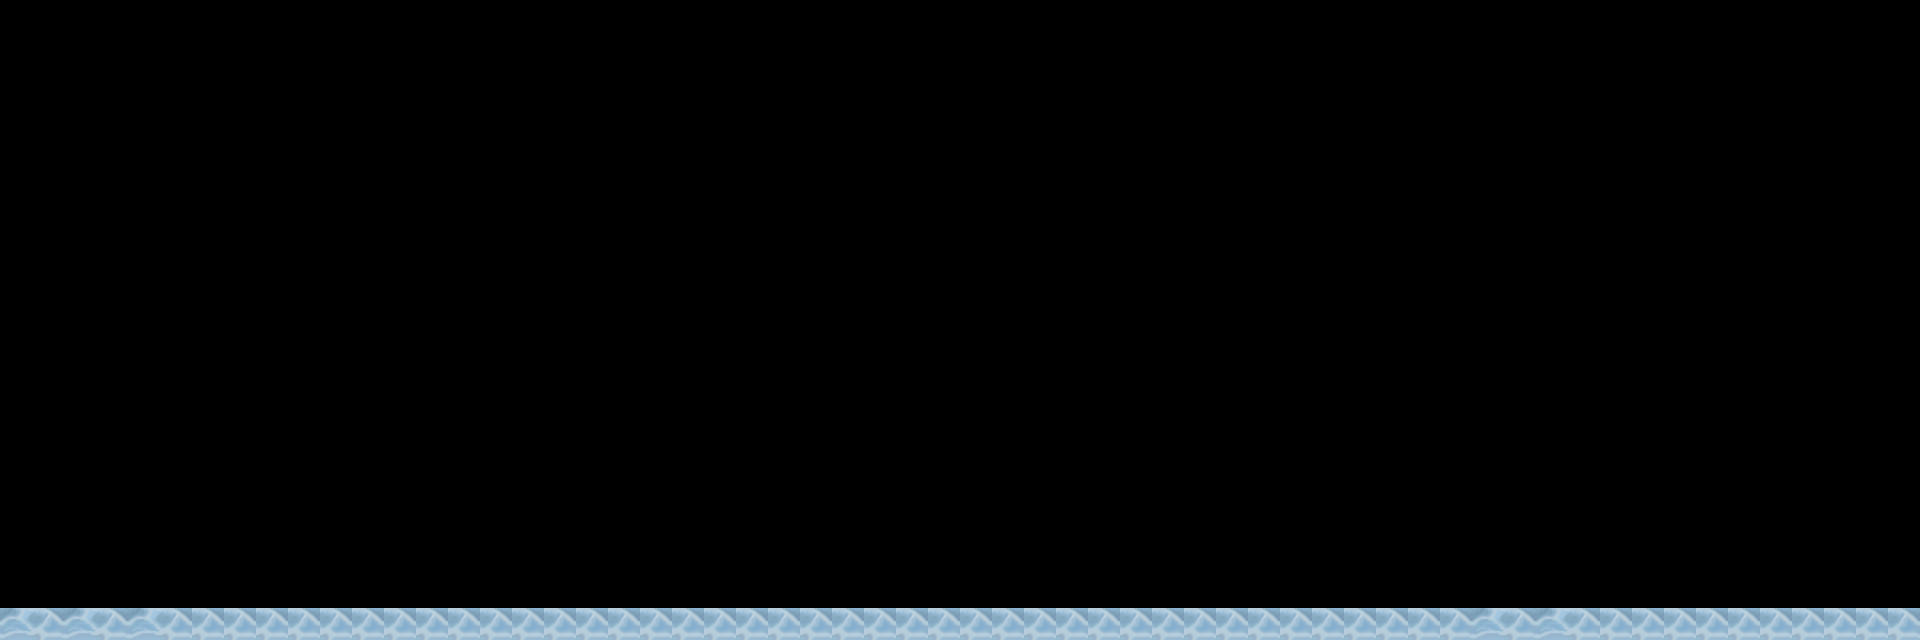

This game map was drawn from its Tiled (.tmx) file and the tilesets committed beside it. A one-line description and the full map source follow:
An orthogonal 60x20 tile map with 32x32 px tiles, 2 tile layers (Collision, Tile Layer 2).

<map version="1.4" tiledversion="1.4.2" orientation="orthogonal" renderorder="right-down" width="60" height="20" tilewidth="32" tileheight="32" infinite="0" nextlayerid="3" nextobjectid="1">
 <tileset firstgid="1" name="snow (1)" tilewidth="32" tileheight="32" tilecount="320" columns="16">
  <image source="snow (1).png" width="512" height="640" />
 </tileset>
 <layer id="1" name="Collision" width="60" height="20">
  <data encoding="csv">
0,0,0,0,0,0,0,0,0,0,0,0,0,0,0,0,0,0,0,0,0,0,0,0,0,0,0,0,0,0,0,0,0,0,0,0,0,0,0,0,0,0,0,0,0,0,0,0,0,0,0,0,0,0,0,0,0,0,0,0,
0,0,0,0,0,0,0,0,0,0,0,0,0,0,0,0,0,0,0,0,0,0,0,0,0,0,0,0,0,0,0,0,0,0,0,0,0,0,0,0,0,0,0,0,0,0,0,0,0,0,0,0,0,0,0,0,0,0,0,0,
0,0,0,0,0,0,0,0,0,0,0,0,0,0,0,0,0,0,0,0,0,0,0,0,0,0,0,0,0,0,0,0,0,0,0,0,0,0,0,0,0,0,0,0,0,0,0,0,0,0,0,0,0,0,0,0,0,0,0,0,
0,0,0,0,0,0,0,0,0,0,0,0,0,0,0,0,0,0,0,0,0,0,0,0,0,0,0,0,0,0,0,0,0,0,0,0,0,0,0,0,0,0,0,0,0,0,0,0,0,0,0,0,0,0,0,0,0,0,0,0,
0,0,0,0,0,0,0,0,0,0,0,0,0,0,0,0,0,0,0,0,0,0,0,0,0,0,0,0,0,0,0,0,0,0,0,0,0,0,0,0,0,0,0,0,0,0,0,0,0,0,0,0,0,0,0,0,0,0,0,0,
0,0,0,0,0,0,0,0,0,0,0,0,0,0,0,0,0,0,0,0,0,0,0,0,0,0,0,0,0,0,0,0,0,0,0,0,0,0,0,0,0,0,0,0,0,0,0,0,0,0,0,0,0,0,0,0,0,0,0,0,
0,0,0,0,0,0,0,0,0,0,0,0,0,0,0,0,0,0,0,0,0,0,0,0,0,0,0,0,0,0,0,0,0,0,0,0,0,0,0,0,0,0,0,0,0,0,0,0,0,0,0,0,0,0,0,0,0,0,0,0,
0,0,0,0,0,0,0,0,0,0,0,0,0,0,0,0,0,0,0,0,0,0,0,0,0,0,0,0,0,0,0,0,0,0,0,0,0,0,0,0,0,0,0,0,0,0,0,0,0,0,0,0,0,0,0,0,0,0,0,0,
0,0,0,0,0,0,0,0,0,0,0,0,0,0,0,0,0,0,0,0,0,0,0,0,0,0,0,0,0,0,0,0,0,0,0,0,0,0,0,0,0,0,0,0,0,0,0,0,0,0,0,0,0,0,0,0,0,0,0,0,
0,0,0,0,0,0,0,0,0,0,0,0,0,0,0,0,0,0,0,0,0,0,0,0,0,0,0,0,0,0,0,0,0,0,0,0,0,0,0,0,0,0,0,0,0,0,0,0,0,0,0,0,0,0,0,0,0,0,0,0,
0,0,0,0,0,0,0,0,0,0,0,0,0,0,0,0,0,0,0,0,0,0,0,0,0,0,0,0,0,0,0,0,0,0,0,0,0,0,0,0,0,0,0,0,0,0,0,0,0,0,0,0,0,0,0,0,0,0,0,0,
0,0,0,0,0,0,0,0,0,0,0,0,0,0,0,0,0,0,0,0,0,0,0,0,0,0,0,0,0,0,0,0,0,0,0,0,0,0,0,0,0,0,0,0,0,0,0,0,0,0,0,0,0,0,0,0,0,0,0,0,
0,0,0,0,0,0,0,0,0,0,0,0,0,0,0,0,0,0,0,0,0,0,0,0,0,0,0,0,0,0,0,0,0,0,0,0,0,0,0,0,0,0,0,0,0,0,0,0,0,0,0,0,0,0,0,0,0,0,0,0,
0,0,0,0,0,0,0,0,0,0,0,0,0,0,0,0,0,0,0,0,0,0,0,0,0,0,0,0,0,0,0,0,0,0,0,0,0,0,0,0,0,0,0,0,0,0,0,0,0,0,0,0,0,0,0,0,0,0,0,0,
0,0,0,0,0,0,0,0,0,0,0,0,0,0,0,0,0,0,0,0,0,0,0,0,0,0,0,0,0,0,0,0,0,0,0,0,0,0,0,0,0,0,0,0,0,0,0,0,0,0,0,0,0,0,0,0,0,0,0,0,
0,0,0,0,0,0,0,0,0,0,0,0,0,0,0,0,0,0,0,0,0,0,0,0,0,0,0,0,0,0,0,0,0,0,0,0,0,0,0,0,0,0,0,0,0,0,0,0,0,0,0,0,0,0,0,0,0,0,0,0,
0,0,0,0,0,0,0,0,0,0,0,0,0,0,0,0,0,0,0,0,0,0,0,0,0,0,0,0,0,0,0,0,0,0,0,0,0,0,0,0,0,0,0,0,0,0,0,0,0,0,0,0,0,0,0,0,0,0,0,0,
0,0,0,0,0,0,0,0,0,0,0,0,0,0,0,0,0,0,0,0,0,0,0,0,0,0,0,0,0,0,0,0,0,0,0,0,0,0,0,0,0,0,0,0,0,0,0,0,0,0,0,0,0,0,0,0,0,0,0,0,
0,0,0,0,0,0,0,0,0,0,0,0,0,0,0,0,0,0,0,0,0,0,0,0,0,0,0,0,0,0,0,0,0,0,0,0,0,0,0,0,0,0,0,0,0,0,0,0,0,0,0,0,0,0,0,0,0,0,0,0,
49,50,51,52,53,54,54,54,54,54,54,54,54,54,54,54,54,54,54,54,54,54,54,54,54,54,54,54,54,54,54,54,54,54,54,54,54,54,54,54,54,54,54,54,54,54,51,52,53,54,54,54,54,54,54,54,54,54,54,54
</data>
 </layer>
 <layer id="2" name="Tile Layer 2" width="60" height="20">
  <data encoding="csv">
0,0,0,0,0,0,0,0,0,0,0,0,0,0,0,0,0,0,0,0,0,0,0,0,0,0,0,0,0,0,0,0,0,0,0,0,0,0,0,0,0,0,0,0,0,0,0,0,0,0,0,0,0,0,0,0,0,0,0,0,
0,0,0,0,0,0,0,0,0,0,0,0,0,0,0,0,0,0,0,0,0,0,0,0,0,0,0,0,0,0,0,0,0,0,0,0,0,0,0,0,0,0,0,0,0,0,0,0,0,0,0,0,0,0,0,0,0,0,0,0,
0,0,0,0,0,0,0,0,0,0,0,0,0,0,0,0,0,0,0,0,0,0,0,0,0,0,0,0,0,0,0,0,0,0,0,0,0,0,0,0,0,0,0,0,0,0,0,0,0,0,0,0,0,0,0,0,0,0,0,0,
0,0,0,0,0,0,0,0,0,0,0,0,0,0,0,0,0,0,0,0,0,0,0,0,0,0,0,0,0,0,0,0,0,0,0,0,0,0,0,0,0,0,0,0,0,0,0,0,0,0,0,0,0,0,0,0,0,0,0,0,
0,0,0,0,0,0,0,0,0,0,0,0,0,0,0,0,0,0,0,0,0,0,0,0,0,0,0,0,0,0,0,0,0,0,0,0,0,0,0,0,0,0,0,0,0,0,0,0,0,0,0,0,0,0,0,0,0,0,0,0,
0,0,0,0,0,0,0,0,0,0,0,0,0,0,0,0,0,0,0,0,0,0,0,0,0,0,0,0,0,0,0,0,0,0,0,0,0,0,0,0,0,0,0,0,0,0,0,0,0,0,0,0,0,0,0,0,0,0,0,0,
0,0,0,0,0,0,0,0,0,0,0,0,0,0,0,0,0,0,0,0,0,0,0,0,0,0,0,0,0,0,0,0,0,0,0,0,0,0,0,0,0,0,0,0,0,0,0,0,0,0,0,0,0,0,0,0,0,0,0,0,
0,0,0,0,0,0,0,0,0,0,0,0,0,0,0,0,0,0,0,0,0,0,0,0,0,0,0,0,0,0,0,0,0,0,0,0,0,0,0,0,0,0,0,0,0,0,0,0,0,0,0,0,0,0,0,0,0,0,0,0,
0,0,0,0,0,0,0,0,0,0,0,0,0,0,0,0,0,0,0,0,0,0,0,0,0,0,0,0,0,0,0,0,0,0,0,0,0,0,0,0,0,0,0,0,0,0,0,0,0,0,0,0,0,0,0,0,0,0,0,0,
0,0,0,0,0,0,0,0,0,0,0,0,0,0,0,0,0,0,0,0,0,0,0,0,0,0,0,0,0,0,0,0,0,0,0,0,0,0,0,0,0,0,0,0,0,0,0,0,0,0,0,0,0,0,0,0,0,0,0,0,
0,0,0,0,0,0,0,0,0,0,0,0,0,0,0,0,0,0,0,0,0,0,0,0,0,0,0,0,0,0,0,0,0,0,0,0,0,0,0,0,0,0,0,0,0,0,0,0,0,0,0,0,0,0,0,0,0,0,0,0,
0,0,0,0,0,0,0,0,0,0,0,0,0,0,0,0,0,0,0,0,0,0,0,0,0,0,0,0,0,0,0,0,0,0,0,0,0,0,0,0,0,0,0,0,0,0,0,0,0,0,0,0,0,0,0,0,0,0,0,0,
0,0,0,0,0,0,0,0,0,0,0,0,0,0,0,0,0,0,0,0,0,0,0,0,0,0,0,0,0,0,0,0,0,0,0,0,0,0,0,0,0,0,0,0,0,0,0,0,0,0,0,0,0,0,0,0,0,0,0,0,
0,0,0,0,0,0,0,0,0,0,0,0,0,0,0,0,0,0,0,0,0,0,0,0,0,0,0,0,0,0,0,0,0,0,0,0,0,0,0,0,0,0,0,0,0,0,0,0,0,0,0,0,0,0,0,0,0,0,0,0,
0,0,0,0,0,0,0,0,0,0,0,0,0,0,0,0,0,0,0,0,0,0,0,0,0,0,0,0,0,0,0,0,0,0,0,0,0,0,0,0,0,0,0,0,0,0,0,0,0,0,0,0,0,0,0,0,0,0,0,0,
0,0,0,0,0,0,0,0,0,0,0,0,0,0,0,0,0,0,0,0,0,0,0,0,0,0,0,0,0,0,0,0,0,0,0,0,0,0,0,0,0,0,0,0,0,0,0,0,0,0,0,0,0,0,0,0,0,0,0,0,
0,0,0,0,0,0,0,0,0,0,0,0,0,0,0,0,0,0,0,0,0,0,0,0,0,0,0,0,0,0,0,0,0,0,0,0,0,0,0,0,0,0,0,0,0,0,0,0,0,0,0,0,0,0,0,0,0,0,0,0,
0,0,0,0,0,0,0,0,0,0,0,0,0,0,0,0,0,0,0,0,0,0,0,0,0,0,0,0,0,0,0,0,0,0,0,0,0,0,0,0,0,0,0,0,0,0,0,0,0,0,0,0,0,0,0,0,0,0,0,0,
0,0,0,0,0,0,0,0,0,0,0,0,0,0,0,0,0,0,0,0,0,0,0,0,0,0,0,0,0,0,0,0,0,0,0,0,0,0,0,0,0,0,0,0,0,0,0,0,0,0,0,0,0,0,0,0,0,0,0,0,
0,0,0,0,0,0,0,0,0,0,0,0,0,0,0,0,0,0,0,0,0,0,0,0,0,0,0,0,0,0,0,0,0,0,0,0,0,0,0,0,0,0,0,0,0,0,0,0,0,0,0,0,0,0,0,0,0,0,0,0
</data>
 </layer>
</map>
